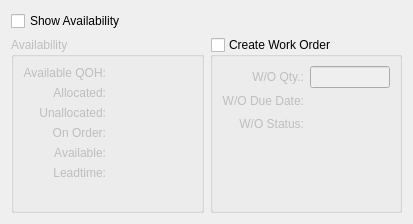
       <widget class="QWidget" name="_supply">
        <attribute name="title">
         <string>&amp;Supply</string>
        </attribute>
        <layout class="QGridLayout">
         <item row="0" column="0" colspan="2">
          <widget class="XCheckBox" name="_showAvailability">
           <property name="text">
            <string>Show Availability</string>
           </property>
          </widget>
         </item>
         <item row="1" column="0">
          <widget class="QGroupBox" name="_availabilityGroup">
           <property name="enabled">
            <bool>false</bool>
           </property>
           <property name="maximumSize">
            <size>
             <width>16777215</width>
             <height>16777215</height>
            </size>
           </property>
           <property name="title">
            <string>Availability</string>
           </property>
           <layout class="QGridLayout">
            <item row="0" column="0">
             <layout class="QHBoxLayout">
              <item>
               <layout class="QVBoxLayout">
                <item>
                 <layout class="QGridLayout">
                  <item row="0" column="0">
                   <widget class="QLabel" name="_onHandLit">
                    <property name="text">
                     <string>Available QOH:</string>
                    </property>
                    <property name="alignment">
                     <set>Qt::AlignRight|Qt::AlignTrailing|Qt::AlignVCenter</set>
                    </property>
                   </widget>
                  </item>
                  <item row="0" column="1">
                   <widget class="XLabel" name="_onHand">
                    <property name="minimumSize">
                     <size>
                      <width>80</width>
                      <height>0</height>
                     </size>
                    </property>
                    <property name="alignment">
                     <set>Qt::AlignRight|Qt::AlignTrailing|Qt::AlignVCenter</set>
                    </property>
                   </widget>
                  </item>
                  <item row="1" column="0">
                   <widget class="QLabel" name="_allocatedLit">
                    <property name="text">
                     <string>Allocated:</string>
                    </property>
                    <property name="alignment">
                     <set>Qt::AlignRight|Qt::AlignTrailing|Qt::AlignVCenter</set>
                    </property>
                   </widget>
                  </item>
                  <item row="1" column="1">
                   <widget class="XLabel" name="_allocated">
                    <property name="minimumSize">
                     <size>
                      <width>80</width>
                      <height>0</height>
                     </size>
                    </property>
                    <property name="alignment">
                     <set>Qt::AlignRight|Qt::AlignTrailing|Qt::AlignVCenter</set>
                    </property>
                   </widget>
                  </item>
                  <item row="2" column="0">
                   <widget class="QLabel" name="_unallocatedLit">
                    <property name="text">
                     <string>Unallocated:</string>
                    </property>
                    <property name="alignment">
                     <set>Qt::AlignRight|Qt::AlignTrailing|Qt::AlignVCenter</set>
                    </property>
                   </widget>
                  </item>
                  <item row="2" column="1">
                   <widget class="XLabel" name="_unallocated">
                    <property name="minimumSize">
                     <size>
                      <width>80</width>
                      <height>0</height>
                     </size>
                    </property>
                    <property name="alignment">
                     <set>Qt::AlignRight|Qt::AlignTrailing|Qt::AlignVCenter</set>
                    </property>
                   </widget>
                  </item>
                  <item row="3" column="0">
                   <widget class="QLabel" name="_onOrderLit">
                    <property name="text">
                     <string>On Order:</string>
                    </property>
                    <property name="alignment">
                     <set>Qt::AlignRight|Qt::AlignTrailing|Qt::AlignVCenter</set>
                    </property>
                   </widget>
                  </item>
                  <item row="3" column="1">
                   <widget class="XLabel" name="_onOrder">
                    <property name="minimumSize">
                     <size>
                      <width>80</width>
                      <height>0</height>
                     </size>
                    </property>
                    <property name="alignment">
                     <set>Qt::AlignRight|Qt::AlignTrailing|Qt::AlignVCenter</set>
                    </property>
                   </widget>
                  </item>
                  <item row="4" column="0">
                   <widget class="QLabel" name="_availableLit">
                    <property name="text">
                     <string>Available:</string>
                    </property>
                    <property name="alignment">
                     <set>Qt::AlignRight|Qt::AlignTrailing|Qt::AlignVCenter</set>
                    </property>
                   </widget>
                  </item>
                  <item row="4" column="1">
                   <widget class="XLabel" name="_available">
                    <property name="minimumSize">
                     <size>
                      <width>80</width>
                      <height>0</height>
                     </size>
                    </property>
                    <property name="alignment">
                     <set>Qt::AlignRight|Qt::AlignTrailing|Qt::AlignVCenter</set>
                    </property>
                   </widget>
                  </item>
                  <item row="5" column="0">
                   <widget class="QLabel" name="_leadtimeLit">
                    <property name="text">
                     <string>Leadtime:</string>
                    </property>
                    <property name="alignment">
                     <set>Qt::AlignRight|Qt::AlignTrailing|Qt::AlignVCenter</set>
                    </property>
                   </widget>
                  </item>
                  <item row="5" column="1">
                   <widget class="QLabel" name="_leadtime">
                    <property name="minimumSize">
                     <size>
                      <width>80</width>
                      <height>0</height>
                     </size>
                    </property>
                    <property name="alignment">
                     <set>Qt::AlignRight|Qt::AlignTrailing|Qt::AlignVCenter</set>
                    </property>
                   </widget>
                  </item>
                 </layout>
                </item>
                <item>
                 <spacer>
                  <property name="orientation">
                   <enum>Qt::Vertical</enum>
                  </property>
                  <property name="sizeHint" stdset="0">
                   <size>
                    <width>80</width>
                    <height>21</height>
                   </size>
                  </property>
                 </spacer>
                </item>
               </layout>
              </item>
              <item>
               <spacer>
                <property name="orientation">
                 <enum>Qt::Horizontal</enum>
                </property>
                <property name="sizeHint" stdset="0">
                 <size>
                  <width>0</width>
                  <height>20</height>
                 </size>
                </property>
               </spacer>
              </item>
             </layout>
            </item>
           </layout>
          </widget>
         </item>
         <item row="1" column="1">
          <widget class="QGroupBox" name="_createOrder">
           <property name="title">
            <string>Create Work Order</string>
           </property>
           <property name="checkable">
            <bool>true</bool>
           </property>
           <property name="checked">
            <bool>false</bool>
           </property>
           <layout class="QGridLayout">
            <item row="0" column="0">
             <widget class="QLabel" name="_orderQtyLit">
              <property name="text">
               <string>W/O Qty.:</string>
              </property>
              <property name="alignment">
               <set>Qt::AlignRight|Qt::AlignTrailing|Qt::AlignVCenter</set>
              </property>
              <property name="buddy">
               <cstring>_orderQty</cstring>
              </property>
             </widget>
            </item>
            <item row="0" column="1">
             <widget class="XLineEdit" name="_orderQty">
              <property name="enabled">
               <bool>false</bool>
              </property>
              <property name="maximumSize">
               <size>
                <width>80</width>
                <height>32767</height>
               </size>
              </property>
              <property name="focusPolicy">
               <enum>Qt::NoFocus</enum>
              </property>
              <property name="alignment">
               <set>Qt::AlignRight</set>
              </property>
             </widget>
            </item>
            <item row="1" column="0">
             <widget class="QLabel" name="_orderDueDateLit">
              <property name="text">
               <string>W/O Due Date:</string>
              </property>
              <property name="alignment">
               <set>Qt::AlignRight|Qt::AlignTrailing|Qt::AlignVCenter</set>
              </property>
              <property name="buddy">
               <cstring>_orderDueDate</cstring>
              </property>
             </widget>
            </item>
            <item row="1" column="1">
             <widget class="DLineEdit" name="_orderDueDate">
              <property name="enabled">
               <bool>false</bool>
              </property>
              <property name="focusPolicy">
               <enum>Qt::NoFocus</enum>
              </property>
             </widget>
            </item>
            <item row="2" column="0">
             <widget class="QLabel" name="_orderStatusLit">
              <property name="text">
               <string>W/O Status:</string>
              </property>
              <property name="alignment">
               <set>Qt::AlignRight|Qt::AlignTrailing|Qt::AlignVCenter</set>
              </property>
             </widget>
            </item>
            <item row="2" column="1">
             <widget class="QLabel" name="_orderStatus">
              <property name="sizePolicy">
               <sizepolicy hsizetype="Expanding" vsizetype="Preferred">
                <horstretch>0</horstretch>
                <verstretch>0</verstretch>
               </sizepolicy>
              </property>
              <property name="alignment">
               <set>Qt::AlignLeading|Qt::AlignLeft|Qt::AlignVCenter</set>
              </property>
             </widget>
            </item>
            <item row="2" column="2">
             <spacer>
              <property name="orientation">
               <enum>Qt::Horizontal</enum>
              </property>
              <property name="sizeHint" stdset="0">
               <size>
                <width>0</width>
                <height>20</height>
               </size>
              </property>
             </spacer>
            </item>
            <item row="3" column="1">
             <spacer>
              <property name="orientation">
               <enum>Qt::Vertical</enum>
              </property>
              <property name="sizeHint" stdset="0">
               <size>
                <width>20</width>
                <height>0</height>
               </size>
              </property>
             </spacer>
            </item>
           </layout>
          </widget>
         </item>
        </layout>
       </widget>
